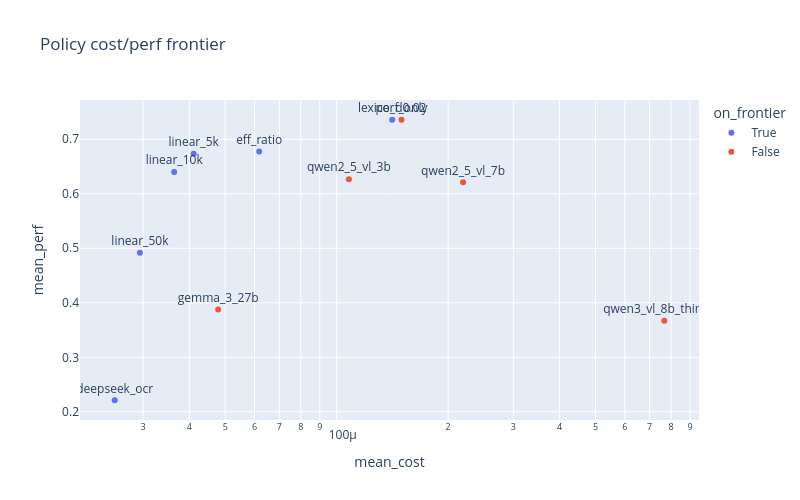

The cell this chart's notebook holds for it:
### Code cell
fig = px.scatter(
    policies_df,
    x='mean_cost',
    y='mean_perf',
    color='on_frontier',
    text='policy',
    title='Policy cost/perf frontier',
)
fig.update_traces(textposition='top center')
fig.update_layout(width=800, height=500)
fig.update_xaxes(type='log')
fig.show()

### Figure 1 — Plotly figure (JSON) as saved in the notebook; plotly's stock layout.template omitted (floating-point values rounded to 4 significant figures)
{"data": [{"hovertemplate": "on_frontier=True<br>mean_cost=%{x}<br>mean_perf=%{y}<br>policy=%{text}<extra></extra>", "legendgroup": "True", "marker": {"color": "#636efa", "symbol": "circle"}, "mode": "markers+text", "name": "True", "orientation": "v", "showlegend": true, "text": ["deepseek_ocr", "linear_5k", "linear_10k", "linear_50k", "eff_ratio", "lexico_d0.02"], "textposition": "top center", "type": "scatter", "x": [2.515e-05, 4.109e-05, 3.641e-05, 2.942e-05, 6.176e-05, 0.0001413], "xaxis": "x", "y": [0.2212, 0.6732, 0.64, 0.492, 0.6775, 0.7358], "yaxis": "y"}, {"hovertemplate": "on_frontier=False<br>mean_cost=%{x}<br>mean_perf=%{y}<br>policy=%{text}<extra></extra>", "legendgroup": "False", "marker": {"color": "#EF553B", "symbol": "circle"}, "mode": "markers+text", "name": "False", "orientation": "v", "showlegend": true, "text": ["qwen2_5_vl_3b", "qwen2_5_vl_7b", "qwen3_vl_8b_thinking", "gemma_3_27b", "perf_only"], "textposition": "top center", "type": "scatter", "x": [0.0001079, 0.0002194, 0.0007671, 4.785e-05, 0.0001497], "xaxis": "x", "y": [0.6269, 0.6209, 0.367, 0.3879, 0.7358], "yaxis": "y"}], "layout": {"height": 500, "legend": {"title": {"text": "on_frontier"}, "tracegroupgap": 0}, "title": {"text": "Policy cost/perf frontier"}, "width": 800, "xaxis": {"anchor": "y", "domain": [0, 1], "title": {"text": "mean_cost"}, "type": "log"}, "yaxis": {"anchor": "x", "domain": [0, 1], "title": {"text": "mean_perf"}}}}
